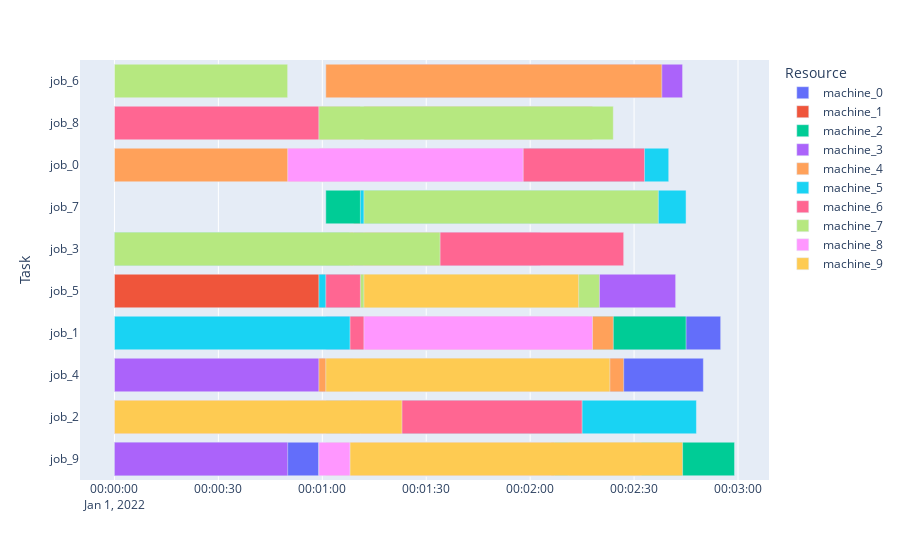

Here is the notebook cell this chart was saved with:
### Code cell
env.render()
p_list=env.production_list

### Figure 1 — Plotly figure (JSON) as saved in the notebook; plotly's stock layout.template omitted (floating-point values rounded to 4 significant figures)
{"data": [{"alignmentgroup": "True", "base": ["2022-01-01T00:00:00", "2022-01-01T00:00:50", "2022-01-01T00:01:11", "2022-01-01T00:01:23"], "hovertemplate": "Resource=machine_0<br>Start=%{base}<br>Finish=%{x}<br>Task=%{y}<extra></extra>", "legendgroup": "machine_0", "marker": {"color": "#636efa", "pattern": {"shape": ""}}, "name": "machine_0", "offsetgroup": "machine_0", "orientation": "h", "showlegend": true, "textposition": "auto", "type": "bar", "x": [59000, 83000, 99000, 92000], "xaxis": "x", "y": ["job_9", "job_2", "job_4", "job_1"], "yaxis": "y"}, {"alignmentgroup": "True", "base": ["2022-01-01T00:00:00", "2022-01-01T00:01:01", "2022-01-01T00:01:08", "2022-01-01T00:01:09", "2022-01-01T00:01:11", "2022-01-01T00:01:12"], "hovertemplate": "Resource=machine_1<br>Start=%{base}<br>Finish=%{x}<br>Task=%{y}<extra></extra>", "legendgroup": "machine_1", "marker": {"color": "#EF553B", "pattern": {"shape": ""}}, "name": "machine_1", "offsetgroup": "machine_1", "orientation": "h", "showlegend": true, "textposition": "auto", "type": "bar", "x": [99000, 61000, 65000, 71000, 67000, 66000], "xaxis": "x", "y": ["job_5", "job_3", "job_2", "job_7", "job_0", "job_8"], "yaxis": "y"}, {"alignmentgroup": "True", "base": ["2022-01-01T00:00:00", "2022-01-01T00:01:01", "2022-01-01T00:01:11", "2022-01-01T00:01:23"], "hovertemplate": "Resource=machine_2<br>Start=%{base}<br>Finish=%{x}<br>Task=%{y}<extra></extra>", "legendgroup": "machine_2", "marker": {"color": "#00cc96", "pattern": {"shape": ""}}, "name": "machine_2", "offsetgroup": "machine_2", "orientation": "h", "showlegend": true, "textposition": "auto", "type": "bar", "x": [68000, 51000, 94000, 96000], "xaxis": "x", "y": ["job_3", "job_7", "job_1", "job_9"], "yaxis": "y"}, {"alignmentgroup": "True", "base": ["2022-01-01T00:00:00", "2022-01-01T00:00:00", "2022-01-01T00:01:01", "2022-01-01T00:01:08", "2022-01-01T00:01:09", "2022-01-01T00:01:23"], "hovertemplate": "Resource=machine_3<br>Start=%{base}<br>Finish=%{x}<br>Task=%{y}<extra></extra>", "legendgroup": "machine_3", "marker": {"color": "#ab63fa", "pattern": {"shape": ""}}, "name": "machine_3", "offsetgroup": "machine_3", "orientation": "h", "showlegend": true, "textposition": "auto", "type": "bar", "x": [50000, 69000, 50000, 96000, 54000, 79000], "xaxis": "x", "y": ["job_9", "job_4", "job_1", "job_6", "job_3", "job_5"], "yaxis": "y"}, {"alignmentgroup": "True", "base": ["2022-01-01T00:00:00", "2022-01-01T00:00:59", "2022-01-01T00:01:01", "2022-01-01T00:01:09", "2022-01-01T00:01:11"], "hovertemplate": "Resource=machine_4<br>Start=%{base}<br>Finish=%{x}<br>Task=%{y}<extra></extra>", "legendgroup": "machine_4", "marker": {"color": "#FFA15A", "pattern": {"shape": ""}}, "name": "machine_4", "offsetgroup": "machine_4", "orientation": "h", "showlegend": true, "textposition": "auto", "type": "bar", "x": [88000, 88000, 97000, 75000, 81000], "xaxis": "x", "y": ["job_0", "job_4", "job_6", "job_1", "job_9"], "yaxis": "y"}, {"alignmentgroup": "True", "base": ["2022-01-01T00:00:00", "2022-01-01T00:00:59", "2022-01-01T00:01:01", "2022-01-01T00:01:11", "2022-01-01T00:01:12", "2022-01-01T00:01:23"], "hovertemplate": "Resource=machine_5<br>Start=%{base}<br>Finish=%{x}<br>Task=%{y}<extra></extra>", "legendgroup": "machine_5", "marker": {"color": "#19d3f3", "pattern": {"shape": ""}}, "name": "machine_5", "offsetgroup": "machine_5", "orientation": "h", "showlegend": true, "textposition": "auto", "type": "bar", "x": [72000, 64000, 99000, 94000, 59000, 85000], "xaxis": "x", "y": ["job_1", "job_5", "job_0", "job_7", "job_9", "job_2"], "yaxis": "y"}, {"alignmentgroup": "True", "base": ["2022-01-01T00:00:00", "2022-01-01T00:00:59", "2022-01-01T00:01:01", "2022-01-01T00:01:08", "2022-01-01T00:01:09", "2022-01-01T00:01:11", "2022-01-01T00:01:12"], "hovertemplate": "Resource=machine_6<br>Start=%{base}<br>Finish=%{x}<br>Task=%{y}<extra></extra>", "legendgroup": "machine_6", "marker": {"color": "#FF6692", "pattern": {"shape": ""}}, "name": "machine_6", "offsetgroup": "machine_6", "orientation": "h", "showlegend": true, "textposition": "auto", "type": "bar", "x": [71000, 94000, 66000, 69000, 58000, 64000, 75000], "xaxis": "x", "y": ["job_8", "job_0", "job_5", "job_1", "job_9", "job_2", "job_3"], "yaxis": "y"}, {"alignmentgroup": "True", "base": ["2022-01-01T00:00:00", "2022-01-01T00:00:00", "2022-01-01T00:00:59", "2022-01-01T00:01:01", "2022-01-01T00:01:11", "2022-01-01T00:01:12"], "hovertemplate": "Resource=machine_7<br>Start=%{base}<br>Finish=%{x}<br>Task=%{y}<extra></extra>", "legendgroup": "machine_7", "marker": {"color": "#B6E880", "pattern": {"shape": ""}}, "name": "machine_7", "offsetgroup": "machine_7", "orientation": "h", "showlegend": true, "textposition": "auto", "type": "bar", "x": [94000, 50000, 85000, 56000, 69000, 85000], "xaxis": "x", "y": ["job_3", "job_6", "job_8", "job_9", "job_5", "job_7"], "yaxis": "y"}, {"alignmentgroup": "True", "base": ["2022-01-01T00:00:00", "2022-01-01T00:00:50", "2022-01-01T00:00:59", "2022-01-01T00:01:12"], "hovertemplate": "Resource=machine_8<br>Start=%{base}<br>Finish=%{x}<br>Task=%{y}<extra></extra>", "legendgroup": "machine_8", "marker": {"color": "#FF97FF", "pattern": {"shape": ""}}, "name": "machine_8", "offsetgroup": "machine_8", "orientation": "h", "showlegend": true, "textposition": "auto", "type": "bar", "x": [61000, 68000, 67000, 66000], "xaxis": "x", "y": ["job_2", "job_0", "job_9", "job_1"], "yaxis": "y"}, {"alignmentgroup": "True", "base": ["2022-01-01T00:00:00", "2022-01-01T00:01:01", "2022-01-01T00:01:08", "2022-01-01T00:01:12"], "hovertemplate": "Resource=machine_9<br>Start=%{base}<br>Finish=%{x}<br>Task=%{y}<extra></extra>", "legendgroup": "machine_9", "marker": {"color": "#FECB52", "pattern": {"shape": ""}}, "name": "machine_9", "offsetgroup": "machine_9", "orientation": "h", "showlegend": true, "textposition": "auto", "type": "bar", "x": [83000, 82000, 96000, 62000], "xaxis": "x", "y": ["job_2", "job_4", "job_9", "job_5"], "yaxis": "y"}], "layout": {"barmode": "overlay", "legend": {"title": {"text": "Resource"}, "tracegroupgap": 0}, "margin": {"t": 60}, "xaxis": {"anchor": "y", "domain": [0, 1], "type": "date"}, "yaxis": {"anchor": "x", "domain": [0, 1], "title": {"text": "Task"}}}}
